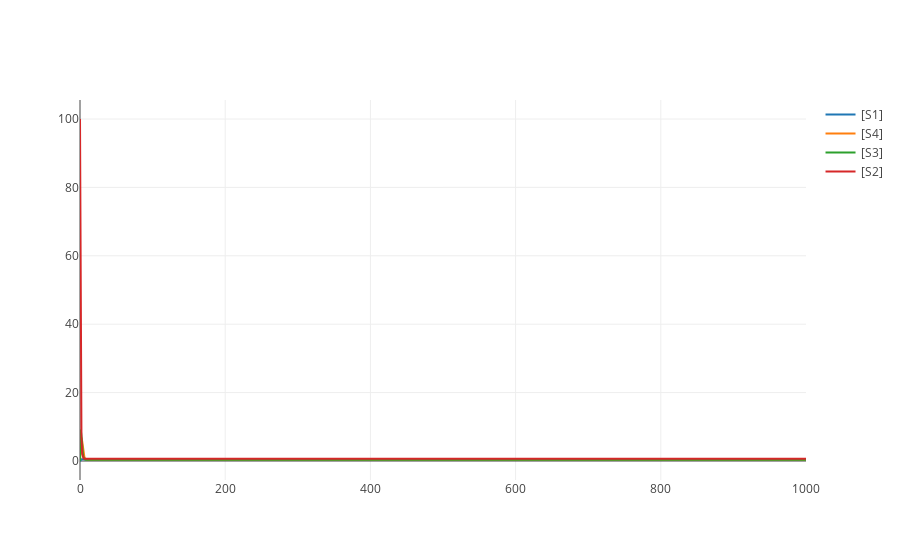

Notebook source saved alongside this figure:
### Code cell
import tellurium

red_withLight.reset()
red_withLight.simulate(0, 1000, 1000)
red_withLight.plot()

### Figure 1 — Plotly figure (JSON) as saved in the notebook; plotly's stock layout.template omitted (floating-point values rounded to 4 significant figures; data arrays with more than 128 entries replaced by an {"elided": "..."} marker saying what was removed)
{"data": [{"type": "scatter", "x": {"elided": "1000 float values"}, "y": {"elided": "1000 float values"}, "name": "[S1]", "opacity": 1, "mode": "lines"}, {"type": "scatter", "x": {"elided": "1000 float values"}, "y": {"elided": "1000 float values"}, "name": "[S4]", "opacity": 1, "mode": "lines"}, {"type": "scatter", "x": {"elided": "1000 float values"}, "y": {"elided": "1000 float values"}, "name": "[S3]", "opacity": 1, "mode": "lines"}, {"type": "scatter", "x": {"elided": "1000 float values"}, "y": {"elided": "1000 float values"}, "name": "[S2]", "opacity": 1, "mode": "lines"}], "layout": {}}
